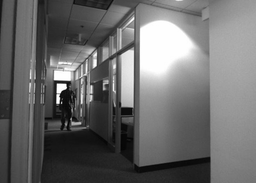
#> input picture HW4/HW4_Submission/frameLeftgray.png, 256 x 183 px, shrunk from 719 x 514 before the run
$ jupyter execute Task2.ipynb
#> lines starting #> are read from the running program, lines starting #| are printed output that depends on the picture
[cell 1]
# Imports
import numpy as np
import cv2
import matplotlib.pyplot as plt

# Function definition disparitySSDUniq
def disparitySSDUniq(leftImg, rightImg, winSize, maxSearchBound):

    # Gaussian Blurring for winSize > 1
    if (winSize > 1):
        leftImg = cv2.GaussianBlur(leftImg, (winSize, winSize), 0)
        rightImg = cv2.GaussianBlur(rightImg, (winSize, winSize), 0)

    # Converting image type to double
    leftImg = np.double(leftImg)
    rightImg = np.double(rightImg)

    # Initialization of output images with and w/o uniqeness constraint
    outImg = np.zeros(leftImg.shape)
    outImgUniq = np.zeros(leftImg.shape)

    # Left Image pixel matching
    for row in range(leftImg.shape[0] - (winSize-1)):
        for col in range(leftImg.shape[1]-(winSize-1)):
            matLeft = leftImg[row:row+winSize, col:col+winSize]
            disparityList = []
            if col - maxSearchBound >= 0:
                # Right Image pixel matching with maxSearchBound at Epipolar Lines
                for disparityRange in range(maxSearchBound):
                    matRight = rightImg[row:row+(winSize), col-disparityRange:col-disparityRange+(winSize)]
                    SD = (matRight - matLeft)**2
                    SSD = np.sum(SD)
                    disparityList.append(SSD)

                # Uniqueness constraint with flags
                flag = 0
                while flag == 0:

                    if len(disparityList) == 0:
                        minDispVal = 0
                    else:
                        minDispVal = min(disparityList)

                    if outImgUniq[row, col-disparityList.index(minDispVal)] == 0:
                        minDispIndex = disparityList.index(minDispVal)
                        flag = 1
                    else:
                        disparityList.remove(minDispVal)

                # Using unique disparity values
                for i in range(len(disparityList)):
                    outImgUniq[row, col] = i
            else:
                pass

    # Normalization of pixel values
    outImgUniq = 255 * outImgUniq/(np.max(outImgUniq))
    outImgUniq = np.uint8(outImgUniq)

    return outImgUniq

# Reading Images
leftImg = cv2.imread('frameLeftgray.png', 0)
#> leftImg is the input picture: shape (183, 256); min 2, max 255, mean 107
rightImg = cv2.imread('frameRightgray.png', 0)
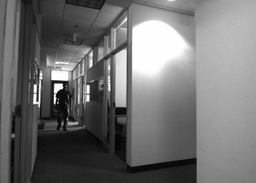
#> input picture HW4/HW4_Submission/frameRightgray.png, 256 x 183 px, shrunk from 719 x 514 before the run
#> rightImg is the input picture: shape (183, 256); min 0, max 255, mean 112
builtinImg = cv2.imread('disparityMap_Matlab.png',0)
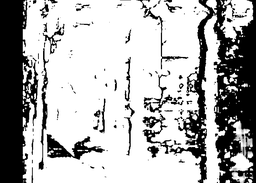
#> input picture HW4/HW4_Submission/disparityMap_Matlab.png, 256 x 183 px, shrunk from 719 x 514 before the run
#> builtinImg is the input picture: shape (183, 256); min 0, max 255, mean 175.9

# Maximum Search Position on Epipolar Lines
maxSearchBound = 15

# Calling disparitySSDUniq function for window sizes 1, 3, and 5
outImgUniq1 = disparitySSDUniq(leftImg, rightImg, 1, maxSearchBound)
#> after the loop in disparitySSDUniq, `for row in range(leftImg.shape[0] - (winSize-1)):`:
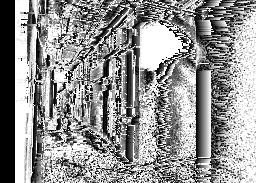
#> outImgUniq: shape (183, 256) float64; min 0, max 14, mean 8.06; drawn with min black and max white
outImgUniq3 = disparitySSDUniq(leftImg, rightImg, 3, maxSearchBound)
#> call 2 of disparitySSDUniq, with winSize = 3, maxSearchBound = 15
#> after the loop in disparitySSDUniq (call 2), `for row in range(leftImg.shape[0] - (winSize-1)):`:
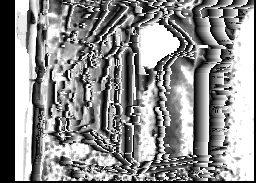
#> outImgUniq: shape (183, 256) float64; min 0, max 14, mean 7.67; drawn with min black and max white
outImgUniq5 = disparitySSDUniq(leftImg, rightImg, 5, maxSearchBound)
#> call 3 of disparitySSDUniq, with winSize = 5, maxSearchBound = 15
#> in disparitySSDUniq (call 3), `leftImg = cv2.GaussianBlur(leftImg, (winSize, winSize), 0)`:
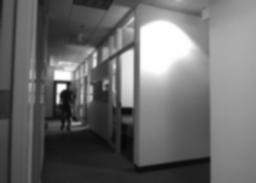
#> leftImg: shape (183, 256); min 7, max 254, mean 107
#> in disparitySSDUniq (call 3), `rightImg = cv2.GaussianBlur(rightImg, (winSize, winSize), 0)`:
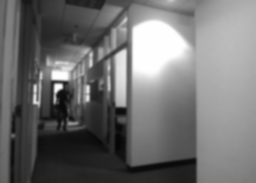
#> rightImg: shape (183, 256); min 6, max 254, mean 112.1
#> after the loop in disparitySSDUniq (call 3), `for row in range(leftImg.shape[0] - (winSize-1)):`:
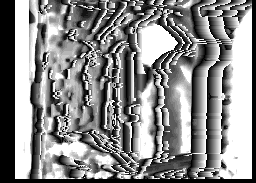
#> outImgUniq: shape (183, 256) float64; min 0, max 14, mean 7.51; drawn with min black and max white

# Subplots
fig = plt.figure(figsize=(14,10))

ax1 = fig.add_subplot(3,2,1)
ax1.set_title('Disparity Image w Uniqueness: Window Size 1')
ax1.imshow(outImgUniq1, cmap='gray')

ax2 = fig.add_subplot(3,2,2)
ax2.set_title('Disparity Image w Uniqueness: Window Size 3')
ax2.imshow(outImgUniq3, cmap='gray')

ax3 = fig.add_subplot(3,2,3)
ax3.set_title('Disparity Image w Uniqueness: Window Size 5')
ax3.imshow(outImgUniq5, cmap='gray')
